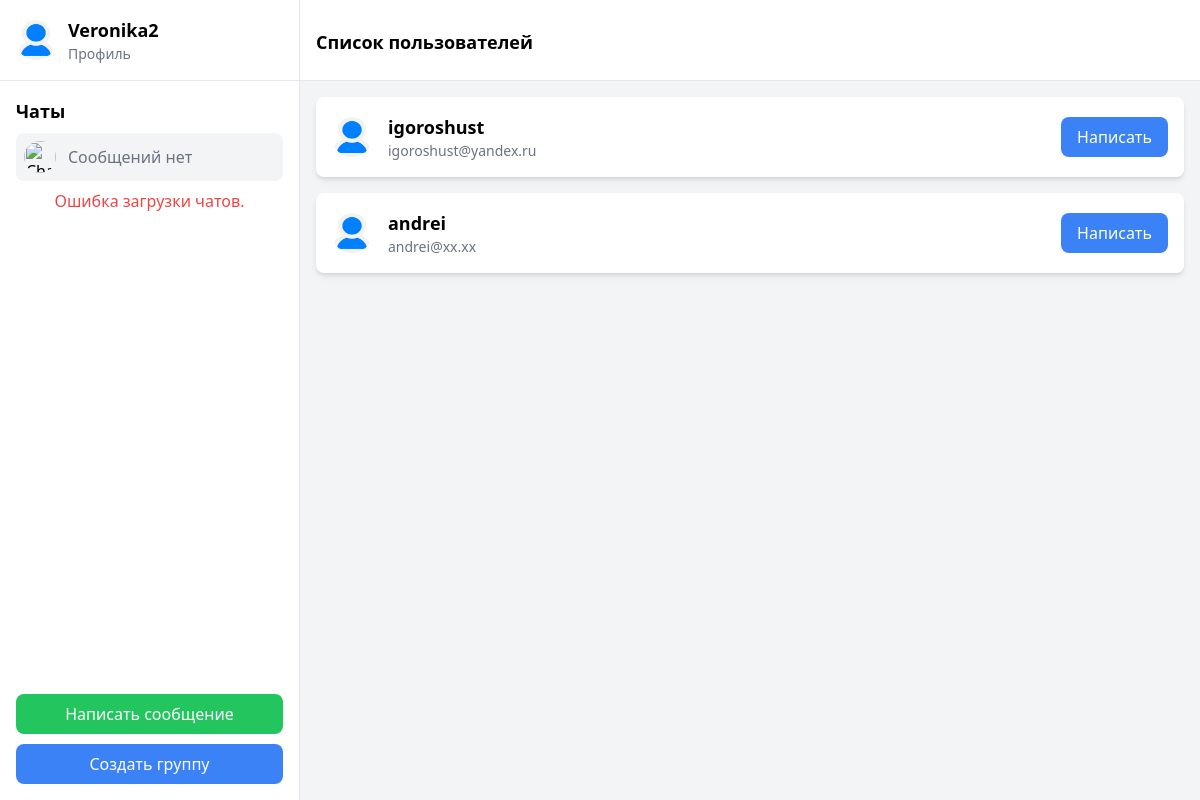
Page /user-list/ (signed in) on the earlier database version.
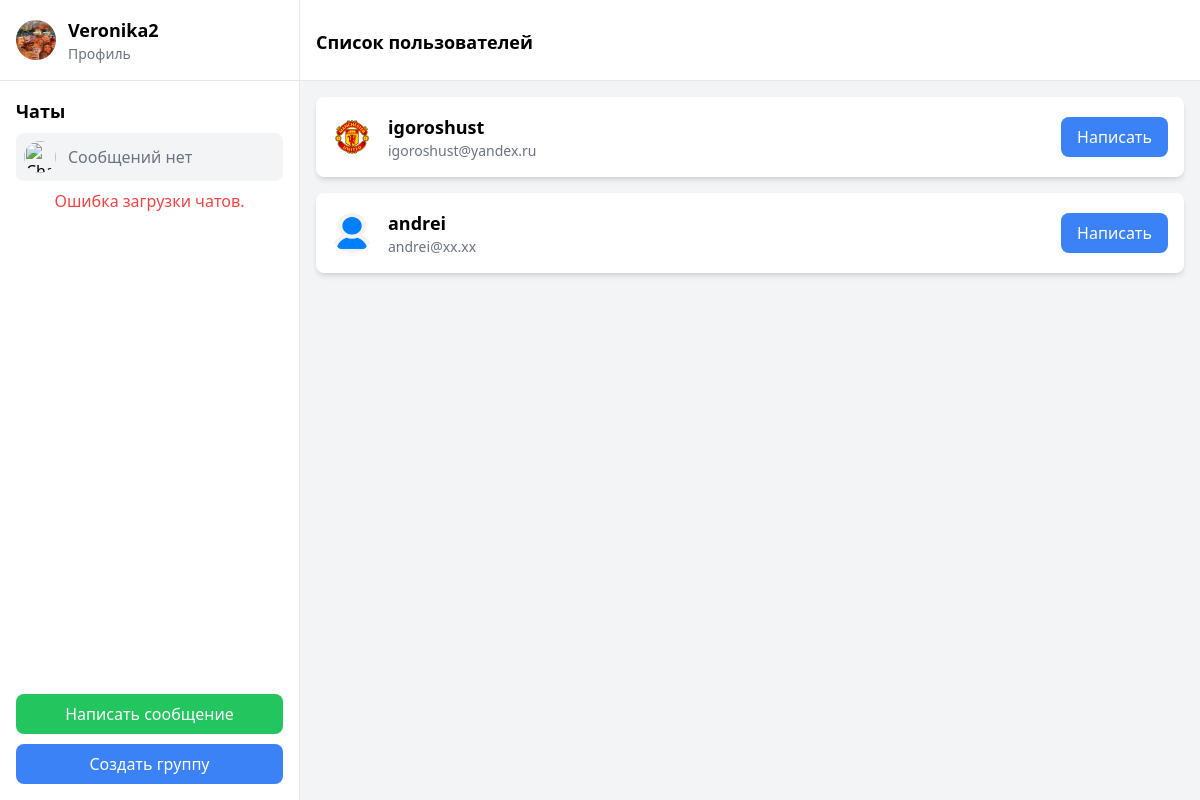
Same page on the later database version.
### chat/models.py (models this page shows)
class CustomUser (AbstractUser ):
    about = models.TextField()
    phone_number = models.CharField(max_length=15)
    photo = models.ImageField(upload_to='images/', blank=True, null=True, default='images/user-default.png')

### chat/views.py (the view)
# urls.py: path('user-list/', user_list, name="user_list"),
@login_required
def user_list(request):
    users = CustomUser.objects.exclude(username=request.user.username)
    return render(request, '../templates/chat/user-list.html', {'users': users})

### templates/chat/user-list.html (shortened to what this page needs)
{% extends 'chat/main.html' %}
{% block header %}
    <h2 class="text-lg font-semibold h-9 mt-3"> Список пользователей </h2>
{% endblock header %}
{% block content %}
    <div class="flex-1 p-4 overflow-y-auto">
        <ul>
            {% for user in users %}
            <li class="mb-4" onclick="window.location.href='{% url 'user_profile' user.username %}'">
                <div class="flex items-center justify-between p-4 bg-white rounded-lg shadow-md hover:bg-gray-100 cursor-pointer">
                    <div class="flex items-center">
                        <img alt="User  avatar" class="w-10 h-10 rounded-full" height="50" src="{{ user.photo.url }}" width="50"/>
                        <div class="ml-4">
                            <h3 class="text-lg font-semibold">{{ user.username }}</h3>
                            <p class="text-sm text-gray-500">{{ user.email }}</p>
                        </div>
                    </div>
                    <a href="{% url 'personal_chat' user.username %}" class="bg-blue-500 text-white py-2 px-4 rounded-lg">
                        Написать
                    </a>
                </div>
            </li>
            {% endfor %}
        </ul>
    </div>
{% endblock content %}

### templates/chat/components/sidebar.html (shortened to what this page needs)
<div class="w-1/4 bg-white border-r border-gray-200 hidden md:flex flex-col justify-between">
    <div>
        <div class="p-4 border-b border-gray-200">
            <div class="flex items-center">
                <img alt="User  avatar placeholder" class="w-10 h-10 rounded-full" height="50" src="{{ user.photo.url }}" width="50"/>
                <div class="ml-3">
                    <h2 class="text-lg font-semibold">{{ user.username }}</h2>
                    <button class="text-sm text-gray-500" onclick="window.location.href='{% url 'edit_profile' %}'">Профиль</button>
                </div>
            </div>
        </div>
        <div class="p-4">
            <h3 class="text-lg font-semibold mb-2">Чаты</h3>
            <ul id="chatList">
                <li class="mb-2">
                    <div class="flex items-center p-2 bg-gray-100 rounded-lg">
                        <img alt="Chat avatar placeholder" class="w-8 h-8 rounded-full" height="40" src="https://storage.googleapis.com/a1aa/image/vIklsEX1eOwUOqsLl9kWfEdCBmyAxwxgOUN0AeaeYWHsseOgC.jpg" width="40"/>
                        <span class="ml-3 text-gray-500">Сообщений нет</span>
                    </div>
                </li>
            </ul>
            <div id="error" class="hidden text-red-500 text-center">Ошибка загрузки чатов.</div>
        </div>
    </div>
    <div class="p-4">
        <button class="w-full bg-green-500 text-white py-2 px-4 rounded-lg mb-4" id="viewUser ListButton" style="margin-bottom: 10px" onclick="window.location.href='{% url 'user_list' %}'">Написать сообщение</button>
        <button class="w-full bg-blue-500 text-white py-2 px-4 rounded-lg" id="createGroupChatButton" onclick="window.location.href='{% url 'create_group' %}'">Создать группу</button>
    </div>

Differences in the rows shown:
changed CustomUser "Veronika2": photo: picture added in place of a placeholder
changed CustomUser "igoroshust": photo: picture added in place of a placeholder
